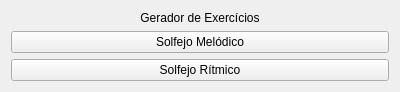
<?xml version="1.0" encoding="UTF-8"?>
<ui version="4.0">
 <class>Intro</class>
 <widget class="QWidget" name="Intro">
  <property name="enabled">
   <bool>true</bool>
  </property>
  <property name="geometry">
   <rect>
    <x>0</x>
    <y>0</y>
    <width>400</width>
    <height>89</height>
   </rect>
  </property>
  <property name="windowTitle">
   <string>Gerador de Exercícios</string>
  </property>
  <layout class="QVBoxLayout" name="verticalLayout">
   <item>
    <widget class="QLabel" name="label">
     <property name="text">
      <string>Gerador de Exercícios</string>
     </property>
     <property name="alignment">
      <set>Qt::AlignHCenter|Qt::AlignTop</set>
     </property>
    </widget>
   </item>
   <item>
    <widget class="QPushButton" name="pushButtonSM">
     <property name="text">
      <string>Solfejo Melódico</string>
     </property>
    </widget>
   </item>
   <item>
    <widget class="QPushButton" name="pushButtonSR">
     <property name="text">
      <string>Solfejo Rítmico</string>
     </property>
    </widget>
   </item>
  </layout>
 </widget>
 <resources/>
 <connections/>
</ui>
